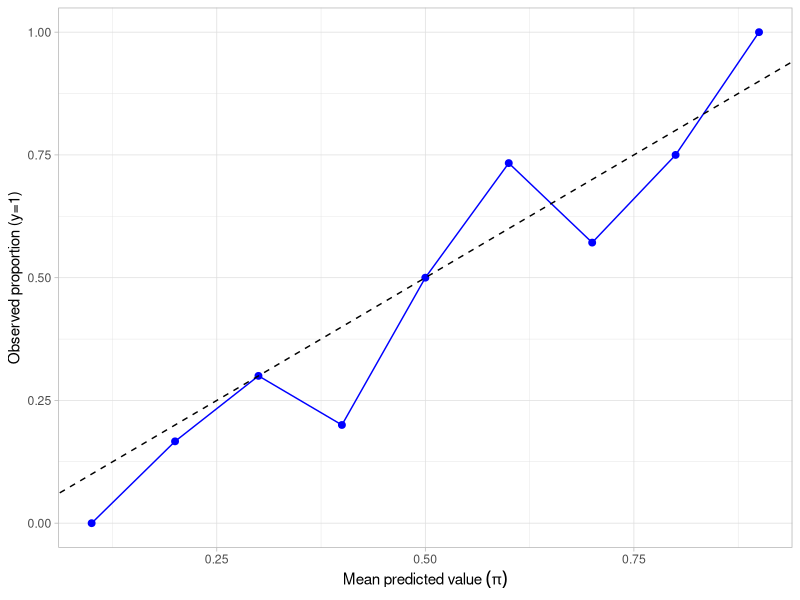
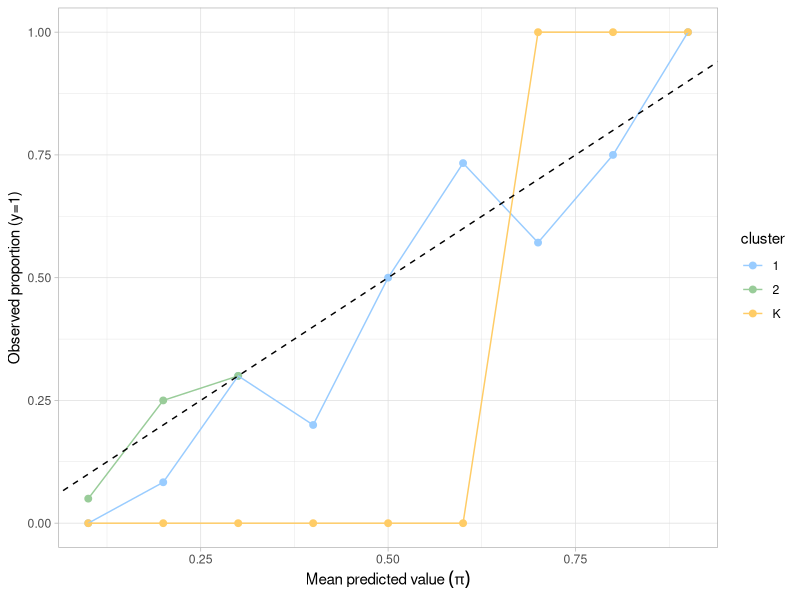
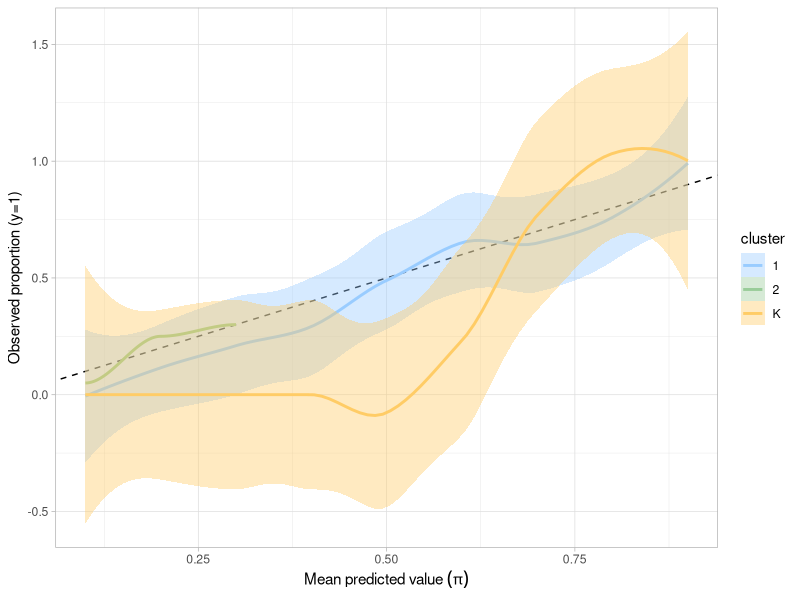
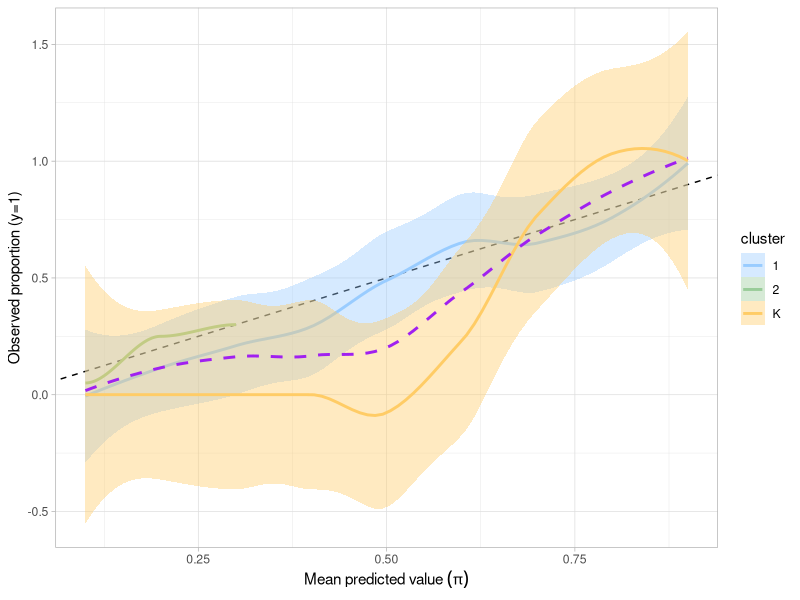
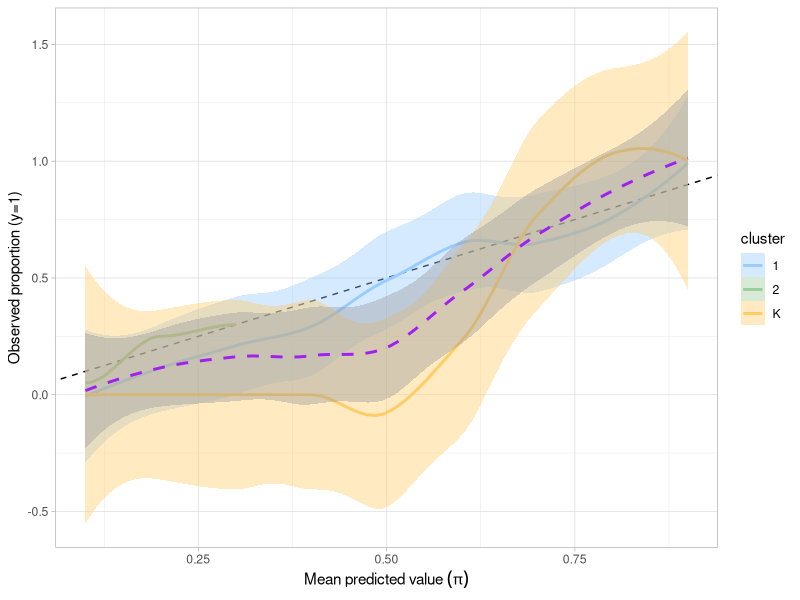

These figures' R source, in order:
## ---- chunk 1
df <- data.frame(pi=seq(0.1,0.9,0.1),
                 n = c(2,12,10,10,10,15,14,16,11),
                 ny =c(0,2,3,2,5,11,8,12,11))
df$prop<-df$ny/df$n
library(ggplot2)
ggplot(df,aes(x=pi,y=prop))+
  geom_point(color="blue", size=2)+
  geom_line(color="blue")+
  geom_abline(linetype="dashed")+
  theme_light()+
  xlab(expression("Mean predicted value"~(pi)))+ylab("Observed proportion (y=1)")
  
## ---- chunk 2
df <- data.frame(pi=seq(0.1,0.9,0.1),
                 n = c(2,12,10,10,10,15,14,16,11),
                 ny1 =c(0,1,3,2,5,11,8,12,11),
                 ny2 =c(0.1,3,3,NA,NA,NA,NA,NA,NA),
                 nyk = c(0,0,0,0,0,0,14,16,11))
df$prop1<-df$ny1/df$n
df$prop2<-df$ny2/df$n
df$propk<-df$nyk/df$n

dn<-data.frame(cluster=rep(c("1","2","K"),each=9),
               pi=rep(df$pi,3),
               prop=c(df$prop1,df$prop2,df$propk))

ggplot(dn,aes(x=pi,y=prop))+
  geom_point(aes(color=cluster), size=2)+
  geom_line(aes(color=cluster))+
  geom_abline(linetype="dashed")+
  theme_light()+
  xlab(expression("Mean predicted value"~(pi)))+ylab("Observed proportion (y=1)")+
  scale_color_manual(values=c("#99CCFF", "#99CC99","#FFCC66"))+
  scale_fill_manual(values=c("#99CCFF", "#99CC99","#FFCC66"))

  
## ---- chunk 3
df <- data.frame(pi=seq(0.1,0.9,0.1),
                 n = c(2,12,10,10,10,15,14,16,11),
                 ny1 =c(0,1,3,2,5,11,8,12,11),
                 ny2 =c(0.1,3,3,NA,NA,NA,NA,NA,NA),
                 nyk = c(0,0,0,0,0,0,14,16,11))
df$prop1<-df$ny1/df$n
df$prop2<-df$ny2/df$n
df$propk<-df$nyk/df$n

dn<-data.frame(cluster=rep(c("1","2","K"),each=9),
               pi=rep(df$pi,3),
               prop=c(df$prop1,df$prop2,df$propk))

ggplot(dn,aes(x=pi,y=prop))+
  geom_abline(linetype="dashed")+
  theme_light()+
  xlab(expression("Mean predicted value"~(pi)))+ylab("Observed proportion (y=1)")+
  scale_color_manual(values=c("#99CCFF", "#99CC99","#FFCC66"))+
  scale_fill_manual(values=c("#99CCFF", "#99CC99","#FFCC66"))+
  geom_smooth(aes(color = cluster, fill = cluster)) 
  
## ---- chunk 4
df <- data.frame(pi=seq(0.1,0.9,0.1),
                 n = c(2,12,10,10,10,15,14,16,11),
                 ny1 =c(0,1,3,2,5,11,8,12,11),
                 ny2 =c(0.1,3,3,NA,NA,NA,NA,NA,NA),
                 nyk = c(0,0,0,0,0,0,14,16,11))
df$prop1<-df$ny1/df$n
df$prop2<-df$ny2/df$n
df$propk<-df$nyk/df$n

dn<-data.frame(cluster=rep(c("1","2","K"),each=9),
               pi=rep(df$pi,3),
               prop=c(df$prop1,df$prop2,df$propk))

ggplot(dn,aes(x=pi,y=prop))+
  geom_abline(linetype="dashed")+
  theme_light()+
  xlab(expression("Mean predicted value"~(pi)))+ylab("Observed proportion (y=1)")+
  scale_color_manual(values=c("#99CCFF", "#99CC99","#FFCC66"))+
  scale_fill_manual(values=c("#99CCFF", "#99CC99","#FFCC66"))+
  geom_smooth(aes(color = cluster, fill = cluster))+
  geom_smooth(mapping = aes(x =pi, y = prop), linetype=2, se=FALSE, color="Purple")
  
## ---- chunk 5
df <- data.frame(pi=seq(0.1,0.9,0.1),
                 n = c(2,12,10,10,10,15,14,16,11),
                 ny1 =c(0,1,3,2,5,11,8,12,11),
                 ny2 =c(0.1,3,3,NA,NA,NA,NA,NA,NA),
                 nyk = c(0,0,0,0,0,0,14,16,11))
df$prop1<-df$ny1/df$n
df$prop2<-df$ny2/df$n
df$propk<-df$nyk/df$n

dn<-data.frame(cluster=rep(c("1","2","K"),each=9),
               pi=rep(df$pi,3),
               prop=c(df$prop1,df$prop2,df$propk))

ggplot(dn,aes(x=pi,y=prop))+
  geom_abline(linetype="dashed")+
  theme_light()+
  xlab(expression("Mean predicted value"~(pi)))+ylab("Observed proportion (y=1)")+
  scale_color_manual(values=c("#99CCFF", "#99CC99","#FFCC66"))+
  scale_fill_manual(values=c("#99CCFF", "#99CC99","#FFCC66"))+
  geom_smooth(aes(color = cluster, fill = cluster))+
  geom_smooth(mapping = aes(x =pi, y = prop), linetype=2, se=TRUE, color="Purple")
  
